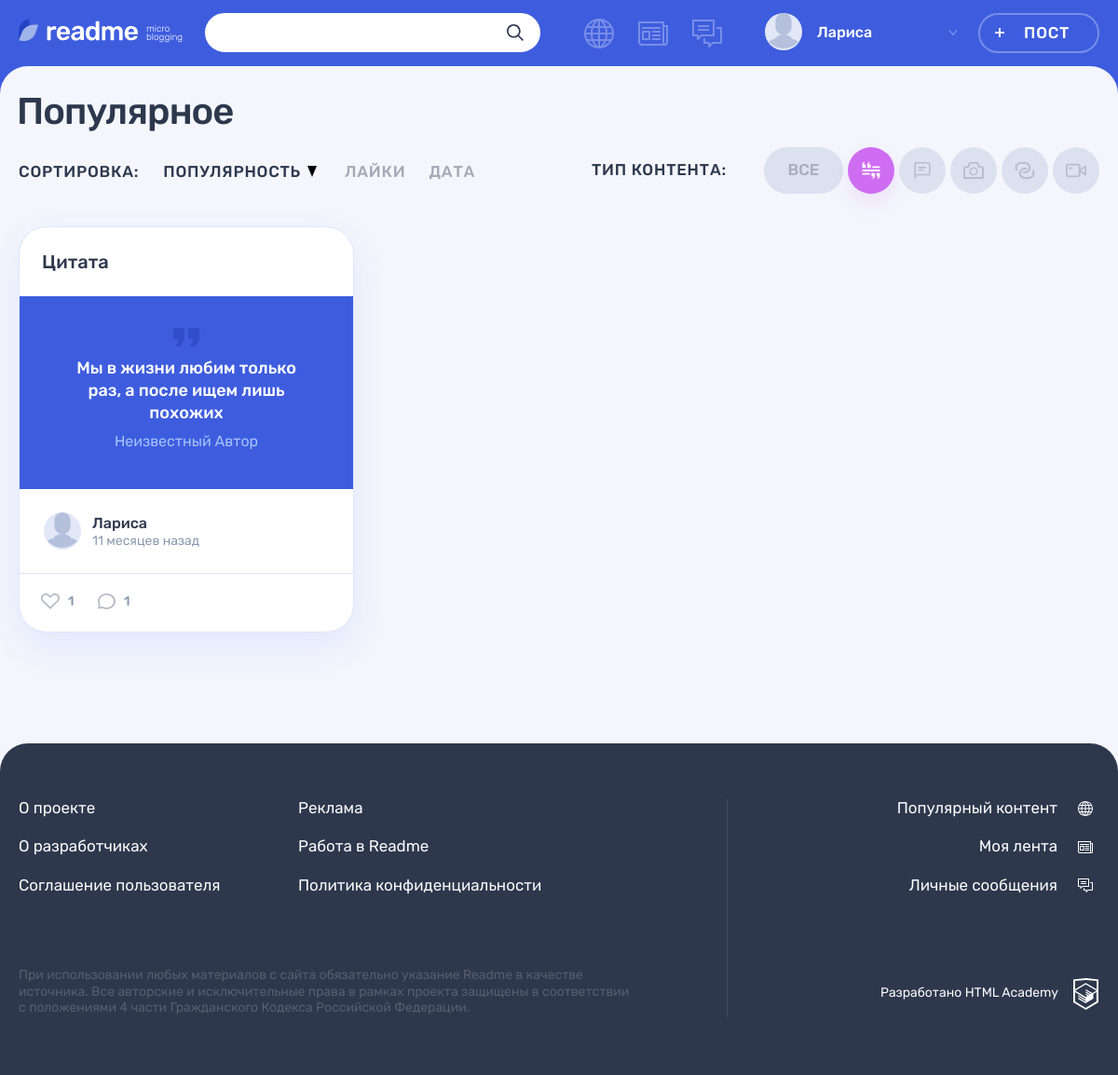
Page /popular.php?type_id=1 (signed in) on the committed database.
### tables this page shows
CREATE TABLE posts (
  id INT UNSIGNED AUTO_INCREMENT PRIMARY KEY,
  date_creation DATETIME NOT NULL DEFAULT CURRENT_TIMESTAMP,
  title VARCHAR(35) NOT NULL,
  content TEXT(1000) DEFAULT NULL,
  quote_author VARCHAR(255) DEFAULT NULL,
  image TEXT DEFAULT NULL,
  video VARCHAR(255) DEFAULT NULL,
  website_link VARCHAR(255) DEFAULT NULL,
  views_number INT DEFAULT 0,
  author_id INT UNSIGNED,
  type_id INT UNSIGNED,
  original_recoding_author INT UNSIGNED,
  original_id INT UNSIGNED,
  repost BOOLEAN DEFAULT NULL,

  FOREIGN KEY (author_id) REFERENCES users (id),
  FOREIGN KEY (type_id) REFERENCES content_type (id),
  FOREIGN KEY (original_recoding_author) REFERENCES users (id),
  FOREIGN KEY (original_id) REFERENCES posts (id)
);

CREATE TABLE users (
  id INT UNSIGNED AUTO_INCREMENT PRIMARY KEY,
  registration_date DATETIME NOT NULL DEFAULT CURRENT_TIMESTAMP,
  email VARCHAR(255) NOT NULL UNIQUE,
  login VARCHAR(10) NOT NULL UNIQUE,
  password VARCHAR(255),
  avatar VARCHAR(255)
);

CREATE TABLE content_type (
  id INT UNSIGNED AUTO_INCREMENT PRIMARY KEY,
  content_title VARCHAR(255) NOT NULL,
  icon_class VARCHAR(255) NOT NULL
);

### helpers.php (called while the page is built, shortened)
<?php
function get_noun_plural_form(int $number, string $one, string $two, string $many): string
{
    $mod10 = $number % 10;
    $mod100 = $number % 100;
    switch (true) {
        case ($mod100 >= 11 && $mod100 <= 20):
            return $many;
        case ($mod10 >= 2 && $mod10 <= 4):
            return $two;
        default:
            return $many;
    }
}
function include_template(string $name, array $data = []): string
{
    $name = 'templates/' . $name;
    extract($data);
    require $name;
    return ob_get_clean();
}
function getRelativeFormat(string $date, string $value = "назад"): string
{
    $currentDate = new DateTime("", new DateTimeZone("Europe/Moscow"));
    $publicationDate = new DateTime($date);
    $difference = $currentDate->diff($publicationDate);
    $minutes = $difference->i;
    $hours = $difference->h;
    $days = $difference->d;
    $weeks = floor($days / 7);
    $months = $difference->m;
    $minute = get_noun_plural_form($minutes, 'минуту', 'минуты', 'минут');
    $hour = get_noun_plural_form($hours, 'час', 'часа', 'часов');
    $day = get_noun_plural_form($days, 'день', 'дня', 'дней');
    $week = get_noun_plural_form($weeks, 'неделю', 'недели', 'недель');
    $month = get_noun_plural_form($months, 'месяц', 'месяца', 'месяцев');
    if ($months > 0) {
        $timeDifference = "{$months} {$month} {$value}";
    } elseif ($weeks > 0) {
        $timeDifference = "{$weeks} {$week} {$value}";
    } elseif ($days > 0) {
        $timeDifference = "{$days} {$day} {$value}";
    } elseif ($hours > 0) {
        $timeDifference = "{$hours} {$hour} {$value}";
    } elseif ($minutes > 0) {
        $timeDifference = "{$minutes} {$minute} {$value}";
    } else {
        $timeDifference = "только что";
    }
    return $timeDifference;
}
function getContent(object $connect, string $table): object
{
    $contentType = mysqli_query($connect, "SELECT * FROM $table");
    return $contentType;
}

### templates/main.php (the view, shortened to what this page needs)
<section class="page__main page__main--popular">
    <div class="container">
        <h1 class="page__title page__title--popular">Популярное</h1>
    </div>
    <div class="popular container">
        <div class="popular__filters-wrapper">
            <div class="popular__sorting sorting">
                <b class="popular__sorting-caption sorting__caption">Сортировка:</b>
                <ul class="popular__sorting-list sorting__list">
                    <li class="sorting__item sorting__item--popular">
                        <a class="sorting__link<?= ($sort === 'views_number' || !isset($_GET['sort'])) ? ' sorting__link--active' : '' ?>" href="?<?= isset($_GET['type_id']) ? 'type_id='.$_GET['type_id'].'&' : '' ?>sort=views_number&order=<?= $order === 'asc' ? 'desc' : 'asc' ?>">
                            <span>Популярность</span>
                            <svg class="sorting__icon" width="10" height="12">
                                <use xlink:href="#icon-sort"></use>
                            </svg>
                        </a>
                    </li>
                    <li class="sorting__item">
                        <a class="sorting__link<?= $sort === 'likes' ? ' sorting__link--active' : '' ?>" href="?<?= isset($_GET['type_id']) ? 'type_id='.$_GET['type_id'].'&' : '' ?>sort=likes&order=<?= $order === 'asc' ? 'desc' : 'asc' ?>">
                            <span>Лайки</span>
                        </a>
                    </li>
                    <li class="sorting__item">
                        <a class="sorting__link<?= $sort === 'date_creation' ? ' sorting__link--active' : '' ?>" href="?<?= isset($_GET['type_id']) ? 'type_id='.$_GET['type_id'].'&' : '' ?>sort=date_creation&order=<?= $order === 'asc' ? 'desc' : 'asc' ?>">
                            <span>Дата</span>
                        </a>
                    </li>
                </ul>
            </div>
            <div class="popular__filters filters">
                <b class="popular__filters-caption filters__caption">Тип контента:</b>
                <ul class="popular__filters-list filters__list">
                    <li class="popular__filters-item popular__filters-item--all filters__item filters__item--all">
                        <a class="filters__button filters__button--ellipse filters__button--all <?= $activeClass = !isset($_GET['type_id']) ? 'filters__button--active' : ''; ?>" href="popular.php">
                            <span>Все</span>
                        </a>
                    </li>
                    <?php foreach ($contentTypes as $type): ?>
                        <li class="popular__filters-item filters__item">
                            <a class="filters__button filters__button--<?= $type['icon_class']; ?> button <?= $activeClass = isset($_GET['type_id']) && $_GET['type_id'] === $type['id'] ? 'filters__button--active' : ''; ?>" href="popular.php?type_id=<?= $type['id']; ?>">
                                <svg class="filters__icon" width="22" height="18">
                                    <use xlink:href="#icon-filter-<?= $type['icon_class']; ?>"></use>
                                </svg>
                            </a>
                        </li>
                    <?php endforeach; ?>
                </ul>
            </div>
        </div>
        <div class="popular__posts">
            <?php foreach ($posts as $key => $post): ?>
                <article class="popular__post post post-<?= htmlspecialchars($post['icon_class']) ?>">
                    <header class="post__header">
                        <h2>
                            <a href="post.php?post-id=<?= htmlspecialchars($post['id']) ?>">
                                <?= htmlspecialchars($post['title']) ?>
                            </a>
                        </h2>
                    </header>
                    <div class="post__main">
                        <?php if ($post['icon_class'] === $types[0]): ?>
                        <blockquote>
                            <p>
                                <?= htmlspecialchars($post['content']) ?>
                            </p>
                            <cite>Неизвестный Автор</cite>
                        </blockquote>
                        <?php elseif ($post['icon_class'] === $types[1]): ?>
                            <p><?= getCutString(htmlspecialchars($post['content'])) ?></p>
                        <?php elseif ($post['icon_class'] === $types[2]): ?>
                            <div class="post-photo__image-wrapper">
                                <img src="uploads/<?= htmlspecialchars($post['image']) ?>" alt="Фото от пользователя" width="360" height="240">
                            </div>
                        <?php endif; ?>
                    </div>
                    <footer class="post__footer">
                        <div class="post__author">
                            <a class="post__author-link" href="profile.php?author_id=<?= htmlspecialchars($post['author_id']) ?>" title="Автор">
                                <div class="post__avatar-wrapper">
                                    <img class="post__author-avatar" src="uploads/<?= !empty($post['avatar']) && file_exists('uploads/' . $post['avatar']) ? htmlspecialchars($post['avatar']) : "icon-input-user.svg" ?>" alt="Аватар пользователя">
                                </div>
                                <div class="post__info">
                                    <b class="post__author-name"><?= htmlspecialchars($post['login']) ?></b>
                                    <time class="post__time" datetime="<?= $post['date_creation'] ?>" title="<?= $post['date_creation'] ?>"><?= getRelativeFormat($post['date_creation']) ?></time>
                                </div>
                            </a>
                        </div>
                        <div class="post__indicators">
                            <div class="post__buttons">
                                <a class="post__indicator post__indicator--likes button" href="likes.php?post-id=<?= htmlspecialchars($post['id']) ?>)" title="Лайк">
                                    <svg class="post__indicator-icon" width="20" height="17">
                                        <use xlink:href="#icon-heart"></use>
                                    </svg>
                                    <span><?= htmlspecialchars($post['likes']) ?></span>
                                </a>
                                <a class="post__indicator post__indicator--comments button" href="post.php?post-id=<?= htmlspecialchars($post['id']) ?>" title="Комментарии">
                                    <svg class="post__indicator-icon" width="19" height="17">
                                        <use xlink:href="#icon-comment"></use>
                                    </svg>
                                    <span><?= htmlspecialchars($post['comments']) ?></span>
                                </a>
                            </div>
                        </div>
                    </footer>
                </article>
            <?php endforeach; ?>
        </div>
    </div>
</section>

### templates/layout.php (shortened to what this page needs)
<!DOCTYPE html>
<html lang="ru">
<head>
    <link rel="stylesheet" href="css/main.css">
</head>
<body class="page">
<header class="header">
    <div class="header__wrapper container">
        <div class="header__logo-wrapper">
            <a class="header__logo-link" href="feed.php">
                <img class="header__logo" src="img/logo.svg" alt="Логотип readme" width="128" height="24">
            </a>
            <p class="header__topic">
                micro blogging
            </p>
        </div>
        <form class="header__search-form form" action="search.php" method="get">
            <div class="header__search">
                <input class="header__search-input form__input" name="search" type="search">
                <button class="header__search-button button" type="submit">
                    <svg class="header__search-icon" width="18" height="18">
                        <use xlink:href="#icon-search"></use>
                    </svg>
                </button>
            </div>
        </form>
        <div class="header__nav-wrapper">
            <?php if ($_SERVER['REQUEST_URI'] !== "/registration.php"): ?>
            <nav class="header__nav">
                <ul class="header__my-nav">
                <?php foreach ($menuElements as $menuElement): ?>
                    <li class="header__my-page header__my-page--<?= $menuElement ?>">
                        <a class="header__page-link <?= $activeClass =  $_SERVER['REQUEST_URI'] === ('/' . $menuElement . '.php') ? 'header__page-link--active' : ''; ?>" href="<?= $menuElement ?>.php" title="<?= $russianValues[$menuElement] ?>">
                        </a>
                    </li>
                <?php endforeach; ?>
                </ul>
                <ul class="header__user-nav">
                    <li class="header__profile">
                        <a class="header__profile-link" href="profile.php?author_id=<?= !empty($user) ? $user : '' ?>">
                            <div class="header__avatar-wrapper">
                                <img class="header__profile-avatar" src="uploads/<?= htmlspecialchars($userAvatar) ?>" alt="Аватар профиля">
                            </div>
                            <div class="header__profile-name">
                                <span>
                                    <?= htmlspecialchars($userName) ?>
                                </span>
                                <svg class="header__link-arrow" width="10" height="6">
                                    <use xlink:href="#icon-arrow-right-ad"></use>
                                </svg>
                            </div>
                        </a>
                    </li>
                    <li>
                        <a class="header__post-button button button--transparent" href="add.php?form-type=quote">Пост</a>
                    </li>
                </ul>
            </nav>
            <?php endif; ?>
        </div>
    </div>
</header>
<?= $content ?>
<footer class="footer">
    <div class="footer__wrapper">
        <div class="footer__container container">
            <div class="footer__site-info">
                <div class="footer__site-nav">
                    <ul class="footer__info-pages">
                        <li class="footer__info-page">
                            <a class="footer__page-link" href="#">О проекте</a>
                        </li>
                        <li class="footer__info-page">
                            <a class="footer__page-link" href="#">Реклама</a>
                        </li>
                        <li class="footer__info-page">
                            <a class="footer__page-link" href="#">О разработчиках</a>
                        </li>
                        <li class="footer__info-page">
                            <a class="footer__page-link" href="#">Работа в Readme</a>
                        </li>
                        <li class="footer__info-page">
                            <a class="footer__page-link" href="#">Соглашение пользователя</a>
                        </li>
                        <li class="footer__info-page">
                            <a class="footer__page-link" href="#">Политика конфиденциальности</a>
                        </li>
                    </ul>
                </div>
                <p class="footer__license">
                    При использовании любых материалов с сайта обязательно указание Readme в качестве источника. Все авторские и исключительные права в рамках проекта защищены в соответствии с положениями 4 части Гражданского Кодекса Российской Федерации.
                </p>
            </div>
            <div class="footer__my-info">
                <ul class="footer__my-pages">
                <?php foreach ($menuElements as $menuElement): ?>
                    <li class="footer__my-page footer__my-page--<?= $menuElement ?>">
                        <a class="footer__page-link" href="<?= $menuElement ?>.php"><?= $russianValues[$menuElement] ?></a>
                    </li>
                <?php endforeach; ?>
                </ul>
                <div class="footer__copyright">
                    <a class="footer__copyright-link" href="htmlacademy.ru">
                        <span>Разработано HTML Academy</span>
                        <svg class="footer__copyright-logo" width="27" height="34">
                            <use xlink:href="#icon-htmlacademy"></use>
                        </svg>
                    </a>
                </div>
            </div>
        </div>
    </div>
</footer>
</body>
</html>

### rows in the picture
posts: author.login "Лариса", title "Цитата", content "Мы в жизни любим только раз, а после ищем лишь похожих", date_creation "11 месяцев назад", likes "1", comments "1"

### other values in the picture
$russianValues[$menuElement] "Популярный контент"
$russianValues[$menuElement] "Моя лента"
$russianValues[$menuElement] "Личные сообщения"
